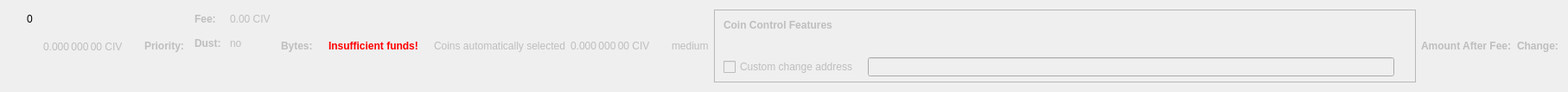
    <widget class="QWidget" name="dummyHideWidget" native="true">
     <property name="maximumSize">
      <size>
       <width>100</width>
       <height>22</height>
      </size>
     </property>
     <layout class="QHBoxLayout" name="dummyHideLayout">
      <item>
       <layout class="QFormLayout" name="formLayoutCoinControl1">
        <property name="horizontalSpacing">
         <number>10</number>
        </property>
        <property name="verticalSpacing">
         <number>14</number>
        </property>
        <property name="leftMargin">
         <number>10</number>
        </property>
        <property name="topMargin">
         <number>4</number>
        </property>
        <property name="rightMargin">
         <number>6</number>
        </property>
        <item row="0" column="1">
         <widget class="QLabel" name="labelCoinControlBytes">
          <property name="cursor">
           <cursorShape>IBeamCursor</cursorShape>
          </property>
          <property name="contextMenuPolicy">
           <enum>Qt::ActionsContextMenu</enum>
          </property>
          <property name="text">
           <string notr="true">0</string>
          </property>
          <property name="textInteractionFlags">
           <set>Qt::LinksAccessibleByMouse|Qt::TextSelectableByKeyboard|Qt::TextSelectableByMouse</set>
          </property>
         </widget>
        </item>
       </layout>
      </item>
      <item>
       <widget class="QLabel" name="labelCoinControlAfterFee">
        <property name="enabled">
         <bool>false</bool>
        </property>
        <property name="sizePolicy">
         <sizepolicy hsizetype="Fixed" vsizetype="Fixed">
          <horstretch>0</horstretch>
          <verstretch>0</verstretch>
         </sizepolicy>
        </property>
        <property name="minimumSize">
         <size>
          <width>111</width>
          <height>12</height>
         </size>
        </property>
        <property name="maximumSize">
         <size>
          <width>111</width>
          <height>12</height>
         </size>
        </property>
        <property name="cursor">
         <cursorShape>IBeamCursor</cursorShape>
        </property>
        <property name="contextMenuPolicy">
         <enum>Qt::ActionsContextMenu</enum>
        </property>
        <property name="text">
         <string notr="true">0.000 000 00 CIV</string>
        </property>
        <property name="textInteractionFlags">
         <set>Qt::LinksAccessibleByMouse|Qt::TextSelectableByKeyboard|Qt::TextSelectableByMouse</set>
        </property>
       </widget>
      </item>
      <item>
       <widget class="QLabel" name="labelCoinControlPriorityText">
        <property name="enabled">
         <bool>false</bool>
        </property>
        <property name="font">
         <font>
          <weight>75</weight>
          <bold>true</bold>
         </font>
        </property>
        <property name="text">
         <string>Priority:</string>
        </property>
       </widget>
      </item>
      <item>
       <layout class="QHBoxLayout" name="horizontalLayout"/>
      </item>
      <item>
       <layout class="QFormLayout" name="formLayoutCoinControl3">
        <property name="horizontalSpacing">
         <number>10</number>
        </property>
        <property name="verticalSpacing">
         <number>14</number>
        </property>
        <property name="leftMargin">
         <number>6</number>
        </property>
        <property name="topMargin">
         <number>4</number>
        </property>
        <property name="rightMargin">
         <number>6</number>
        </property>
        <item row="0" column="0">
         <widget class="QLabel" name="labelCoinControlFeeText">
          <property name="enabled">
           <bool>false</bool>
          </property>
          <property name="font">
           <font>
            <weight>75</weight>
            <bold>true</bold>
           </font>
          </property>
          <property name="text">
           <string>Fee:</string>
          </property>
          <property name="margin">
           <number>0</number>
          </property>
         </widget>
        </item>
        <item row="0" column="1">
         <widget class="QLabel" name="labelCoinControlFee">
          <property name="enabled">
           <bool>false</bool>
          </property>
          <property name="cursor">
           <cursorShape>IBeamCursor</cursorShape>
          </property>
          <property name="contextMenuPolicy">
           <enum>Qt::ActionsContextMenu</enum>
          </property>
          <property name="text">
           <string notr="true">0.00 CIV</string>
          </property>
          <property name="textInteractionFlags">
           <set>Qt::LinksAccessibleByMouse|Qt::TextSelectableByKeyboard|Qt::TextSelectableByMouse</set>
          </property>
         </widget>
        </item>
        <item row="1" column="0">
         <widget class="QLabel" name="labelCoinControlLowOutputText">
          <property name="enabled">
           <bool>false</bool>
          </property>
          <property name="font">
           <font>
            <weight>75</weight>
            <bold>true</bold>
           </font>
          </property>
          <property name="text">
           <string>Dust:</string>
          </property>
         </widget>
        </item>
        <item row="1" column="1">
         <widget class="QLabel" name="labelCoinControlLowOutput">
          <property name="enabled">
           <bool>false</bool>
          </property>
          <property name="cursor">
           <cursorShape>IBeamCursor</cursorShape>
          </property>
          <property name="contextMenuPolicy">
           <enum>Qt::ActionsContextMenu</enum>
          </property>
          <property name="text">
           <string>no</string>
          </property>
          <property name="textInteractionFlags">
           <set>Qt::LinksAccessibleByMouse|Qt::TextSelectableByKeyboard|Qt::TextSelectableByMouse</set>
          </property>
         </widget>
        </item>
       </layout>
      </item>
      <item>
       <widget class="QLabel" name="labelCoinControlBytesText">
        <property name="enabled">
         <bool>false</bool>
        </property>
        <property name="font">
         <font>
          <weight>75</weight>
          <bold>true</bold>
         </font>
        </property>
        <property name="text">
         <string>Bytes:</string>
        </property>
       </widget>
      </item>
      <item>
       <layout class="QFormLayout" name="formLayoutCoinControl2">
        <property name="horizontalSpacing">
         <number>10</number>
        </property>
        <property name="verticalSpacing">
         <number>14</number>
        </property>
        <property name="leftMargin">
         <number>6</number>
        </property>
        <property name="topMargin">
         <number>4</number>
        </property>
        <property name="rightMargin">
         <number>6</number>
        </property>
       </layout>
      </item>
      <item>
       <layout class="QHBoxLayout" name="horizontalLayoutCoinControl2">
        <property name="spacing">
         <number>8</number>
        </property>
        <property name="bottomMargin">
         <number>10</number>
        </property>
       </layout>
      </item>
      <item>
       <widget class="QLabel" name="labelCoinControlInsuffFunds">
        <property name="enabled">
         <bool>false</bool>
        </property>
        <property name="minimumSize">
         <size>
          <width>0</width>
          <height>0</height>
         </size>
        </property>
        <property name="font">
         <font>
          <weight>75</weight>
          <bold>true</bold>
         </font>
        </property>
        <property name="styleSheet">
         <string notr="true">color:red;font-weight:bold;</string>
        </property>
        <property name="text">
         <string>Insufficient funds!</string>
        </property>
        <property name="margin">
         <number>5</number>
        </property>
       </widget>
      </item>
      <item>
       <layout class="QFormLayout" name="formLayoutCoinControl4">
        <property name="horizontalSpacing">
         <number>10</number>
        </property>
        <property name="verticalSpacing">
         <number>14</number>
        </property>
        <property name="leftMargin">
         <number>6</number>
        </property>
        <property name="topMargin">
         <number>4</number>
        </property>
        <property name="rightMargin">
         <number>6</number>
        </property>
       </layout>
      </item>
      <item>
       <widget class="QLabel" name="labelCoinControlAutomaticallySelected">
        <property name="enabled">
         <bool>false</bool>
        </property>
        <property name="sizePolicy">
         <sizepolicy hsizetype="Fixed" vsizetype="Fixed">
          <horstretch>0</horstretch>
          <verstretch>0</verstretch>
         </sizepolicy>
        </property>
        <property name="minimumSize">
         <size>
          <width>0</width>
          <height>0</height>
         </size>
        </property>
        <property name="maximumSize">
         <size>
          <width>240</width>
          <height>16777215</height>
         </size>
        </property>
        <property name="text">
         <string>Coins automatically selected</string>
        </property>
        <property name="margin">
         <number>5</number>
        </property>
       </widget>
      </item>
      <item>
       <widget class="QLabel" name="labelCoinControlChange">
        <property name="enabled">
         <bool>false</bool>
        </property>
        <property name="sizePolicy">
         <sizepolicy hsizetype="Fixed" vsizetype="Fixed">
          <horstretch>0</horstretch>
          <verstretch>0</verstretch>
         </sizepolicy>
        </property>
        <property name="minimumSize">
         <size>
          <width>111</width>
          <height>0</height>
         </size>
        </property>
        <property name="maximumSize">
         <size>
          <width>111</width>
          <height>16777215</height>
         </size>
        </property>
        <property name="cursor">
         <cursorShape>IBeamCursor</cursorShape>
        </property>
        <property name="contextMenuPolicy">
         <enum>Qt::ActionsContextMenu</enum>
        </property>
        <property name="text">
         <string notr="true">0.000 000 00 CIV</string>
        </property>
        <property name="textInteractionFlags">
         <set>Qt::LinksAccessibleByMouse|Qt::TextSelectableByKeyboard|Qt::TextSelectableByMouse</set>
        </property>
       </widget>
      </item>
      <item>
       <widget class="QLabel" name="labelCoinControlPriority">
        <property name="enabled">
         <bool>false</bool>
        </property>
        <property name="cursor">
         <cursorShape>IBeamCursor</cursorShape>
        </property>
        <property name="contextMenuPolicy">
         <enum>Qt::ActionsContextMenu</enum>
        </property>
        <property name="text">
         <string>medium</string>
        </property>
        <property name="textInteractionFlags">
         <set>Qt::LinksAccessibleByMouse|Qt::TextSelectableByKeyboard|Qt::TextSelectableByMouse</set>
        </property>
       </widget>
      </item>
      <item>
       <widget class="QFrame" name="frameCoinControl">
        <property name="sizePolicy">
         <sizepolicy hsizetype="Expanding" vsizetype="Expanding">
          <horstretch>0</horstretch>
          <verstretch>0</verstretch>
         </sizepolicy>
        </property>
        <property name="maximumSize">
         <size>
          <width>16777215</width>
          <height>16777215</height>
         </size>
        </property>
        <property name="frameShape">
         <enum>QFrame::StyledPanel</enum>
        </property>
        <property name="frameShadow">
         <enum>QFrame::Sunken</enum>
        </property>
        <layout class="QVBoxLayout" name="verticalLayoutCoinControl2_2">
         <property name="spacing">
          <number>0</number>
         </property>
         <property name="leftMargin">
          <number>0</number>
         </property>
         <property name="topMargin">
          <number>0</number>
         </property>
         <property name="rightMargin">
          <number>0</number>
         </property>
         <property name="bottomMargin">
          <number>6</number>
         </property>
         <item>
          <layout class="QVBoxLayout" name="verticalLayoutCoinControl" stretch="0,0,0,1">
           <property name="spacing">
            <number>0</number>
           </property>
           <property name="leftMargin">
            <number>10</number>
           </property>
           <property name="topMargin">
            <number>10</number>
           </property>
           <item>
            <layout class="QHBoxLayout" name="horizontalLayoutCoinControl1">
             <property name="bottomMargin">
              <number>15</number>
             </property>
             <item>
              <widget class="QLabel" name="labelCoinControlFeatures">
               <property name="enabled">
                <bool>false</bool>
               </property>
               <property name="sizePolicy">
                <sizepolicy hsizetype="Preferred" vsizetype="Maximum">
                 <horstretch>0</horstretch>
                 <verstretch>0</verstretch>
                </sizepolicy>
               </property>
               <property name="font">
                <font>
                 <weight>75</weight>
                 <bold>true</bold>
                </font>
               </property>
               <property name="styleSheet">
                <string notr="true">font-weight:bold;</string>
               </property>
               <property name="text">
                <string>Coin Control Features</string>
               </property>
              </widget>
             </item>
            </layout>
           </item>
           <item>
            <widget class="QWidget" name="widgetCoinControl" native="true">
             <property name="sizePolicy">
              <sizepolicy hsizetype="Preferred" vsizetype="Preferred">
               <horstretch>0</horstretch>
               <verstretch>0</verstretch>
              </sizepolicy>
             </property>
             <property name="minimumSize">
              <size>
               <width>0</width>
               <height>0</height>
              </size>
             </property>
             <property name="styleSheet">
              <string notr="true"/>
             </property>
             <layout class="QHBoxLayout" name="horizontalLayoutCoinControl5_2">
              <property name="leftMargin">
               <number>0</number>
              </property>
              <property name="topMargin">
               <number>0</number>
              </property>
              <property name="rightMargin">
               <number>0</number>
              </property>
              <property name="bottomMargin">
               <number>0</number>
              </property>
              <item>
               <layout class="QHBoxLayout" name="horizontalLayoutCoinControl3">
                <property name="spacing">
                 <number>20</number>
                </property>
                <property name="topMargin">
                 <number>0</number>
                </property>
                <property name="bottomMargin">
                 <number>10</number>
                </property>
               </layout>
              </item>
             </layout>
            </widget>
           </item>
           <item>
            <layout class="QHBoxLayout" name="horizontalLayoutCoinControl4" stretch="0,0,0">
             <property name="spacing">
              <number>12</number>
             </property>
             <property name="sizeConstraint">
              <enum>QLayout::SetDefaultConstraint</enum>
             </property>
             <property name="topMargin">
              <number>5</number>
             </property>
             <property name="rightMargin">
              <number>5</number>
             </property>
             <item>
              <widget class="QCheckBox" name="checkBoxCoinControlChange">
               <property name="enabled">
                <bool>false</bool>
               </property>
               <property name="toolTip">
                <string>If this is activated, but the change address is empty or invalid, change will be sent to a newly generated address.</string>
               </property>
               <property name="text">
                <string>Custom change address</string>
               </property>
              </widget>
             </item>
             <item>
              <widget class="QValidatedLineEdit" name="lineEditCoinControlChange">
               <property name="enabled">
                <bool>false</bool>
               </property>
               <property name="sizePolicy">
                <sizepolicy hsizetype="Expanding" vsizetype="Fixed">
                 <horstretch>0</horstretch>
                 <verstretch>0</verstretch>
                </sizepolicy>
               </property>
              </widget>
             </item>
             <item>
              <widget class="QLabel" name="labelCoinControlChangeLabel_2">
               <property name="sizePolicy">
                <sizepolicy hsizetype="Preferred" vsizetype="Expanding">
                 <horstretch>0</horstretch>
                 <verstretch>0</verstretch>
                </sizepolicy>
               </property>
               <property name="minimumSize">
                <size>
                 <width>0</width>
                 <height>0</height>
                </size>
               </property>
               <property name="text">
                <string/>
               </property>
               <property name="margin">
                <number>3</number>
               </property>
              </widget>
             </item>
            </layout>
           </item>
           <item>
            <spacer name="verticalSpacerCoinControl">
             <property name="orientation">
              <enum>Qt::Vertical</enum>
             </property>
             <property name="sizeHint" stdset="0">
              <size>
               <width>800</width>
               <height>1</height>
              </size>
             </property>
            </spacer>
           </item>
          </layout>
         </item>
        </layout>
       </widget>
      </item>
      <item>
       <widget class="QLabel" name="labelCoinControlAfterFeeText">
        <property name="enabled">
         <bool>false</bool>
        </property>
        <property name="minimumSize">
         <size>
          <width>0</width>
          <height>0</height>
         </size>
        </property>
        <property name="maximumSize">
         <size>
          <width>16777215</width>
          <height>16777215</height>
         </size>
        </property>
        <property name="font">
         <font>
          <weight>75</weight>
          <bold>true</bold>
         </font>
        </property>
        <property name="text">
         <string>Amount After Fee:</string>
        </property>
        <property name="alignment">
         <set>Qt::AlignLeading|Qt::AlignLeft|Qt::AlignVCenter</set>
        </property>
        <property name="margin">
         <number>0</number>
        </property>
       </widget>
      </item>
      <item>
       <widget class="QLabel" name="labelCoinControlChangeText">
        <property name="enabled">
         <bool>false</bool>
        </property>
        <property name="sizePolicy">
         <sizepolicy hsizetype="Preferred" vsizetype="Preferred">
          <horstretch>0</horstretch>
          <verstretch>0</verstretch>
         </sizepolicy>
        </property>
        <property name="minimumSize">
         <size>
          <width>0</width>
          <height>0</height>
         </size>
        </property>
        <property name="maximumSize">
         <size>
          <width>16777215</width>
          <height>16777215</height>
         </size>
        </property>
        <property name="font">
         <font>
          <weight>75</weight>
          <bold>true</bold>
         </font>
        </property>
        <property name="text">
         <string>Change:</string>
        </property>
        <property name="alignment">
         <set>Qt::AlignLeading|Qt::AlignLeft|Qt::AlignVCenter</set>
        </property>
       </widget>
      </item>
     </layout>
    </widget>
